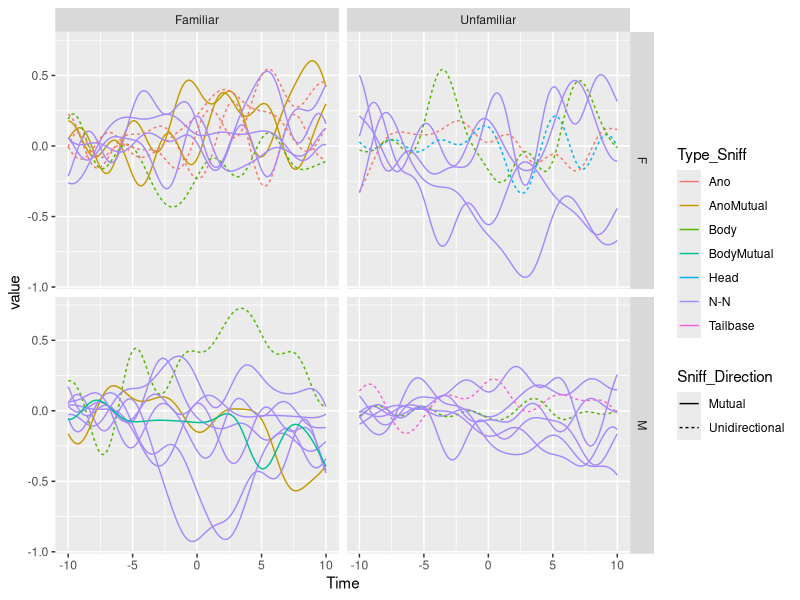
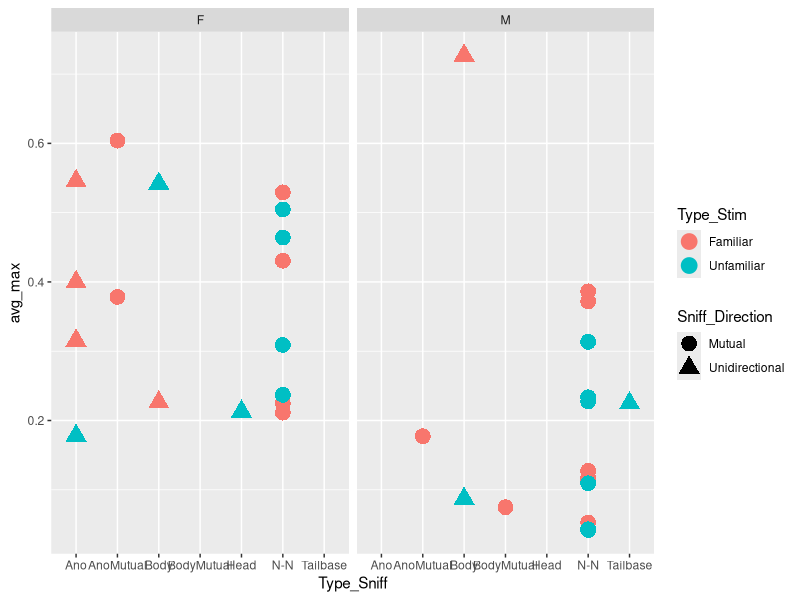

Recreate these plots in R, in order.
## complete steps 4-? of README processing flow
library(openxlsx)
library(tidyverse)

## from practice2.R: first 5 columns for each mouse,
##  adjusted for initial values, long(ish) format
d0 <- (read.xlsx("MyDataAssignment/first5_RCAMP.xlsx")
    |> pivot_longer(-c(Time, ID, Type_Stim), values_to = "value", names_to = "Event")
)                    

d1 <- (read.xlsx("MyDataAssignment/PhotometryMetadata.xlsx")
    |> separate(ID_Event, into = c("ID", "Event"), sep = "\\.")
)

## by merging metadata (d1) and data (d0) we perform steps 4-6 of the README process
with(d0, table(ID, Event, Type_Stim))
with(d1, table(ID, Event, Type_Stim))
## right_join() drops ID/event/type combos for which metadata (d1, the second [right] argument) is missing
## - these are ID/event/type combos that weren't measured
d01 <- (right_join(d0, d1, by = c("ID", "Event", "Type_Stim")))


gg1 <- (ggplot(d01, aes(Time, value, colour = Type_Sniff))
    + geom_line(aes(group=Notes, linetype = Sniff_Direction))
    + facet_grid(Sex ~ Type_Stim))
print(gg1)

### BMB: might want to split processing step here (write out intermediate results to a .RDS file)

get_avg_max <- function(time, value) {
    max_time <- which.max(value) ## should we worry about possibly repeated max values? probably not
    min_time <- max(1,max_time-5)
    max_time <- min(length(time),max_time+5)
    avg <- mean(value[min_time:max_time])
    return(avg)
}
    
d_avgmax <- (d01
    ## could drop Notes (redundant), but good for cross-checking
    ## group_by() everything **except** Time and value
    |> group_by(across(-c(Time, value)))
    |> summarise(avg_max = get_avg_max(Time, value), .groups = "drop")
)

## now we have averaged values
gg1 <- (ggplot(d_avgmax, aes(Type_Sniff, avg_max))
    + geom_point(aes(colour=Type_Stim, shape = Sniff_Direction), size =5)
    + facet_wrap(~Sex)
)
print(gg1)
